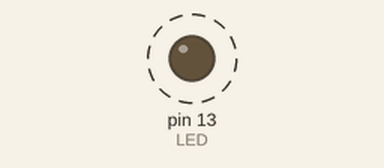
The sketch below on a simulated Arduino Uno, built with avr-gcc and run on an emulated ATmega328P. On the bench: output pins drawn as LEDs (lit = HIGH). Dashed ring = blinking.

Above: at 0.15 s.
Timing chart, 0 to 3.0 s (numbered marks = the images above):
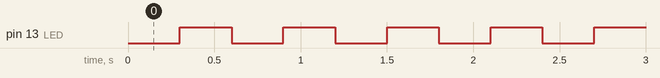

Measured:
- by itself, pin 13 (LED): alternates HIGH for 0.30 s and LOW for 0.30 s

The sketch:

flanco-ej-millis-sin-bloquear.ino
```cpp
// Ejemplo: parpadeo con millis(). loop() nunca se detiene,
// así que podría leer un botón a la vez.
const int LED = 13;
unsigned long ultimoCambio = 0;
int estado = LOW;

void setup() {
  pinMode(LED, OUTPUT);
}

void loop() {
  if (millis() - ultimoCambio >= 300) {
    ultimoCambio = millis();
    estado = (estado == LOW) ? HIGH : LOW;
    digitalWrite(LED, estado);
  }
}
```
